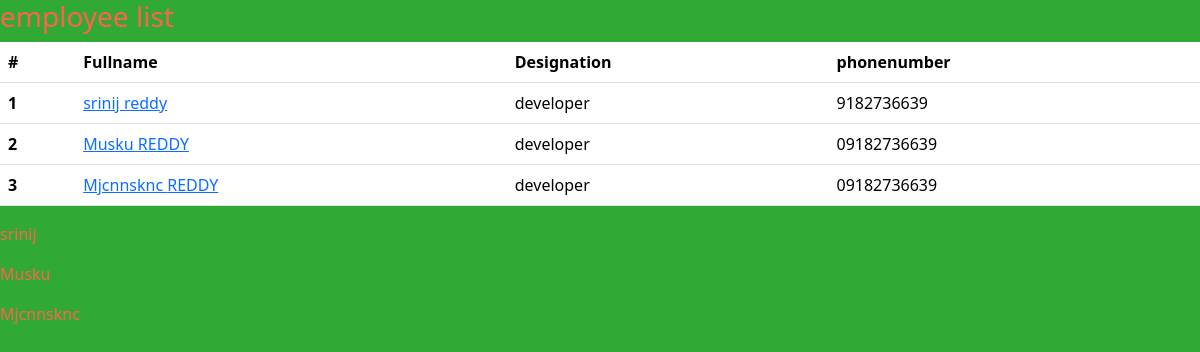
The page / on the database its author committed.
### employee/models.py (models this page shows)
class Employee(models.Model):
  first_name = models.CharField(max_length=100)
  last_name=models.CharField(max_length=100)
  photo=models.ImageField(upload_to='photos/')
  designation=models.CharField(max_length=100)
  email_address=models.EmailField(max_length=254,unique=True)
  phone_number=models.CharField(max_length=15,blank=True)
  created_at=models.DateTimeField(auto_now_add=True)
  updated_at=models.DateTimeField(auto_now=True)
  def __str__(self):
    return self.first_name

### mysite/views.py (the view)
# urls.py: 2. Add a URL to urlpatterns:  path('', views.home, name='home')
def home(request):
  employees = Employee.objects.all()
  context={'employees': employees}
  return  render(request, 'home.html', context)

### templates/home.html (shortened to what this page needs)
{% load static %}
<!doctype html>
<html lang="en">
  <head>
    <link
      href="https://cdn.jsdelivr.net/npm/bootstrap@5.3.8/dist/css/bootstrap.min.css"
      rel="stylesheet"
    />
    <link rel="stylesheet" href="{% static 'css/style.css' %}" />
  </head>
  <body>
    <h3>employee list</h3>
    <table class="table">
      <thead>
        <tr>
          <th scope="col">#</th>
          <th scope="col">Fullname</th>
          <th scope="col">Designation</th>
          <th scope="col">phonenumber</th>
        </tr>
      </thead>
      <tbody>
        {% for employee in employees %}
        <tr>
          <th scope="row">{{ forloop.counter }}</th>
         <td> <a href="{% url 'employee_detail' employee.pk %}">{{employee.first_name}} {{employee.last_name}}</a></td>
          <td>{{employee.designation}}</td>
          <td>{{employee.phone_number}}</td>
        </tr>
        {% endfor %}
      </tbody>
    </table>
    <link rel="stylesheet" href="{% static 'css/style.css' %}" />
{% for employee in employees %}
  <p>{{ employee }}</p>
  {% endfor %}
  </body>
</html>

### mysite/static/css/style.css (style rules this page uses)
body { background-color: rgb(49, 170, 53); color: tomato; }

### rows shown on the page
Employee: first_name "srinij", last_name "reddy", designation "developer", phone_number "9182736639"
Employee: first_name "Musku", last_name "REDDY", designation "developer", phone_number "09182736639"
Employee: first_name "Mjcnnsknc", last_name "REDDY", designation "developer", phone_number "09182736639"
